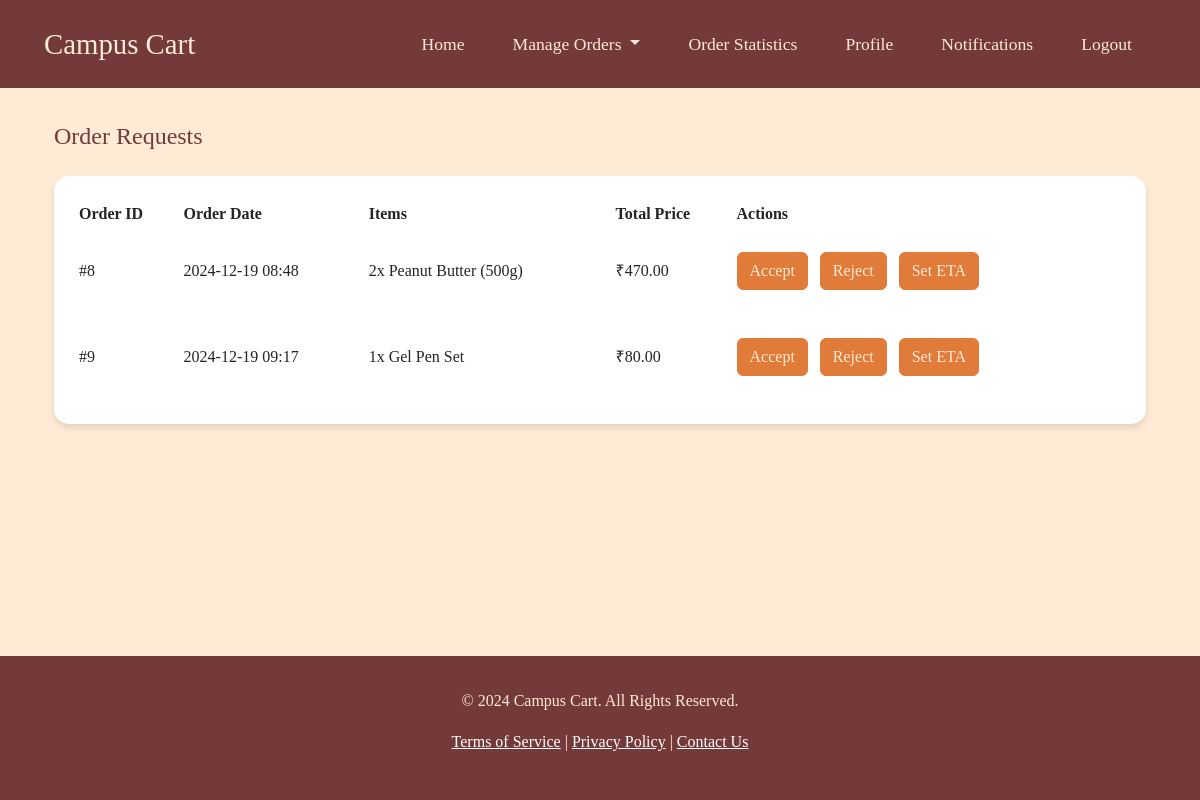
/ssp/order_requests (signed in), run on the app's committed database.
### ssp/models.py (models this page shows, shortened)
class Orders(db.Model):
    id = db.Column(db.Integer, primary_key=True)
    user_id = db.Column(db.Integer, db.ForeignKey('users.id'), nullable=False)
    order_date = db.Column(db.DateTime, default=datetime.utcnow)
    total_price = db.Column(db.Float, nullable=False)
    status = db.Column(db.String(50), default='Pending')  # Order status: Pending, Completed, Cancelled
    eta = db.Column(db.String(50), nullable=True)  # Estimated time of arrival
    items = db.relationship('OrderItems', backref='order', lazy=True)
    ssp_id = db.Column(db.Integer, db.ForeignKey('ssps.id'), nullable=True)  # Assuming a relation to order items

class OrderItems(db.Model):
    id = db.Column(db.Integer, primary_key=True)
    order_id = db.Column(db.Integer, db.ForeignKey('orders.id'), nullable=False)
    product_name = db.Column(db.String(150), nullable=False)
    quantity = db.Column(db.Integer, nullable=False)
    price = db.Column(db.Float, nullable=False)
    total_price = db.Column(db.Float, nullable=False)  # price * quantity

### ssp/routes/ssp.py (the view)
@ssp.route('/order_requests')
@login_required
def order_requests():
    if current_user.role_id != 2:
        return redirect(url_for('auth.login'))
    pending_orders = Orders.query.filter_by(status='Pending').all()
    return render_template('service_professional/order-request.html', orders=pending_orders)

### ssp/templates/service_professional/order-request.html (shortened to what this page needs)
<!DOCTYPE html>
<html lang="en">
  <head>
    <link
      href="https://cdn.jsdelivr.net/npm/tailwindcss@2.2.19/dist/tailwind.min.css"
      rel="stylesheet"
    />
    <link
      href="https://cdn.jsdelivr.net/npm/bootstrap@5.3.0-alpha1/dist/css/bootstrap.min.css"
      rel="stylesheet"
    />
    <link
      rel="stylesheet"
      href="https://cdn.jsdelivr.net/npm/bootstrap-icons@1.7.2/font/bootstrap-icons.css"
    />
  </head>
  <body>
    <nav class="navbar">
        <div class="container-fluid">
            <a class="navbar-brand" href="{{ url_for('student.home') }}">Campus Cart</a>
            <ul class="nav">
              <li class="nav-item">
                <a class="nav-link" href="{{ url_for('ssp.ssp_index') }}">Home</a>
              </li>
              <li class="nav-item dropdown">
                <a class="nav-link dropdown-toggle" href="#" id="manageOrdersDropdown" role="button" data-bs-toggle="dropdown" aria-expanded="false">
                    Manage Orders
                </a>
              </li>
              <li class="nav-item">
                <a class="nav-link" href="{{url_for('ssp.feedback')}}">Order Statistics</a>
              </li>
              <li class="nav-item">
                <a class="nav-link" href="{{url_for('ssp.profile')}}">Profile</a>
              </li>
              <li class="nav-item">
                <a class="nav-link" href="{{url_for('ssp.notifications')}}">Notifications</a>
              </li>
              <li class="nav-item">
                <a class="nav-link" href="{{url_for('auth.logout')}}">Logout</a>
              </li>
            </ul>
        </div>
    </nav>
    <main class="container mx-auto py-8 px-4">
      <h2 class="text-2xl mb-6">Order Requests</h2>
      <div class="card rounded-lg p-6">
        <table class="w-full">
          <thead>
            <tr>
              <th class="text-left">Order ID</th>
              <th class="text-left">Order Date</th>
              <th class="text-left">Items</th>
              <th class="text-left">Total Price</th>
              <th class="text-left">Actions</th>
            </tr>
          </thead>
          <tbody>
            {% for order in orders %}
            <tr>
              <td class="py-4">#{{ order.id }}</td>
              <td class="py-4">{{ order.order_date.strftime('%Y-%m-%d %H:%M') }}</td>
              <td class="py-4">
                {% for item in order.items %}
                  {{ item.quantity }}x {{ item.product_name }}<br>
                {% endfor %}
              </td>
              <td class="py-4">₹{{ "%.2f"|format(order.total_price) }}</td>
              <td class="py-4 space-x-2">
                <button
                  onclick="handleAccept({{ order.id }})"
                  class="btn btn-primary"
                >
                  Accept
                </button>
                <button
                  onclick="handleReject({{ order.id }})"
                  class="btn btn-primary"
                >
                  Reject
                </button>
                <button
                  onclick="openEtaModal({{ order.id }})"
                  class="btn btn-primary"
                >
                  Set ETA
                </button>
              </td>
            </tr>
            {% endfor %}
          </tbody>
        </table>
      </div>
    </main>
    <footer class="footer text-center">
      <p>&copy; 2024 Campus Cart. All Rights Reserved.</p>
      <p>
        <a href="#" class="text-white">Terms of Service</a> |
        <a href="#" class="text-white">Privacy Policy</a> |
        <a href="#" class="text-white">Contact Us</a>
      </p>
    </footer>
  </body>
</html>

### ssp/templates/service_professional/order-request.html (style rules this page uses)
:root { --text-color: #8f3c2d; --background-color: #ffead6; --primary-color: #e07b39; --secondary-color: #886363; --accent-color: #743939; }
body { font-family: "Old Standard TT", serif; background-color: var(--background-color); color: var(--text-color); line-height: 1.6; }
h1, h2, h3, h4, h5, h6 { font-family: "Alegreya", serif; color: var(--accent-color); }
.navbar { background-color: var(--accent-color); padding: 1rem 2rem; }
.navbar-brand { font-family: "Alegreya", serif; font-size: 1.8rem; color: var(--background-color) !important; }
.nav-link { color: var(--background-color) !important; font-family: "Old Standard TT", serif; font-size: 1.1rem; margin: 0 0.5rem; transition: color 0.3s ease; }
.btn-primary { background-color: var(--primary-color); border-color: var(--primary-color); color: var(--background-color); transition: all 0.3s ease; }
.card { border: none; border-radius: 15px; box-shadow: 0 4px 6px rgba(0, 0, 0, 0.1); background-color: white; margin-bottom: 1.5rem; }
.footer { background-color: var(--accent-color); color: var(--background-color); padding: 2rem 0; width: 100%; margin-top: 11rem; }

### data on the page
Orders: id "8", order_date "2024-12-19 08:48", total_price "470.00"
OrderItems: quantity "2", product_name "Peanut Butter (500g)"
Orders: id "9", order_date "2024-12-19 09:17", total_price "80.00"
OrderItems: quantity "1", product_name "Gel Pen Set"
